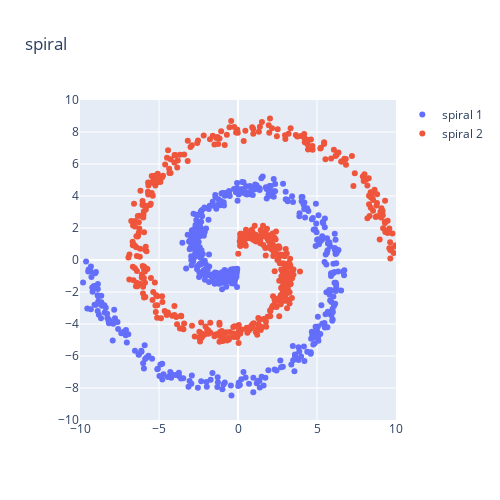

This figure's notebook cell:
### Code cell
fig = go.Figure()

fig.add_trace(go.Scatter(x=spiralData[:n_sample,0], 
                         y=spiralData[:n_sample,1], 
                         mode='markers',
                         name='spiral 1'))
fig.add_trace(go.Scatter(x=spiralData[n_sample:,0], 
                         y=spiralData[n_sample:,1], 
                         mode='markers',
                         name='spiral 2'))

fig.update_layout(autosize=False,width=500,height=500,
                 title="spiral",xaxis={"dtick": 5, "range": [-10, 10]},
                 yaxis={"dtick": 2, "range": [-10, 10]})
fig.show()

### Figure 1 — Plotly figure (JSON) as saved in the notebook; plotly's stock layout.template omitted (floating-point values rounded to 4 significant figures; data arrays with more than 128 entries replaced by an {"elided": "..."} marker saying what was removed)
{"data": [{"mode": "markers", "name": "spiral 1", "type": "scatter", "x": {"elided": "500 float values"}, "y": {"elided": "500 float values"}}, {"mode": "markers", "name": "spiral 2", "type": "scatter", "x": {"elided": "500 float values"}, "y": {"elided": "500 float values"}}], "layout": {"autosize": false, "height": 500, "title": {"text": "spiral"}, "width": 500, "xaxis": {"dtick": 5, "range": [-10, 10], "type": "linear"}, "yaxis": {"dtick": 2, "range": [-10, 10], "type": "linear"}}}
